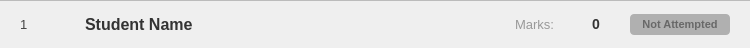
<?xml version="1.0" encoding="UTF-8"?>
<ui version="4.0">
 <class>student_marks_row</class>
 <widget class="QFrame" name="student_marks_row">
  <property name="geometry">
   <rect>
    <x>0</x>
    <y>0</y>
    <width>750</width>
    <height>48</height>
   </rect>
  </property>
  <property name="minimumSize">
   <size>
    <width>0</width>
    <height>48</height>
   </size>
  </property>
  <property name="maximumSize">
   <size>
    <width>16777215</width>
    <height>55</height>
   </size>
  </property>
  <property name="styleSheet">
   <string notr="true">#student_marks_row{
	border-top: 1px solid #bbb
}
   QLabel{
	background-color: transparent;
}</string>
  </property>
  <layout class="QHBoxLayout" name="horizontalLayout">
   <property name="spacing">
    <number>15</number>
   </property>
   <property name="leftMargin">
    <number>20</number>
   </property>
   <property name="topMargin">
    <number>5</number>
   </property>
   <property name="rightMargin">
    <number>20</number>
   </property>
   <property name="bottomMargin">
    <number>5</number>
   </property>
   <item>
    <widget class="QLabel" name="serial_no">
     <property name="minimumSize">
      <size>
       <width>50</width>
       <height>0</height>
      </size>
     </property>
     <property name="styleSheet">
      <string notr="true">color: #444; font-size: 13px;</string>
     </property>
     <property name="text">
      <string>1</string>
     </property>
     <property name="alignment">
      <set>Qt::AlignmentFlag::AlignLeading|Qt::AlignmentFlag::AlignLeft|Qt::AlignmentFlag::AlignVCenter</set>
     </property>
     <property name="fixedSize" stdset="0">
      <size>
       <width>50</width>
       <height>16777215</height>
      </size>
     </property>
    </widget>
   </item>
   <item>
    <widget class="QLabel" name="student_name">
     <property name="styleSheet">
      <string notr="true">font-weight: 600; font-size: 12pt; font-family: &quot;Segoe UI&quot;; color: #333;</string>
     </property>
     <property name="text">
      <string>Student Name</string>
     </property>
    </widget>
   </item>
   <item>
    <spacer name="horizontalSpacer">
     <property name="orientation">
      <enum>Qt::Orientation::Horizontal</enum>
     </property>
     <property name="sizeHint" stdset="0">
      <size>
       <width>40</width>
       <height>20</height>
      </size>
     </property>
    </spacer>
   </item>
   <item>
    <widget class="QLabel" name="label_marks">
     <property name="styleSheet">
      <string notr="true">color: #999; font-size: 13px; margin-right: 5px;</string>
     </property>
     <property name="text">
      <string>Marks:</string>
     </property>
    </widget>
   </item>
   <item>
    <widget class="QSpinBox" name="input_marks">
     <property name="styleSheet">
      <string notr="true">
       QSpinBox {
        border: none; 
        color: #333;
        border-radius: 4px; 
        padding: 0px; 
        background: transparent;
        font-size: 14px;
        font-weight: bold;
       }
       QSpinBox:focus, QSpinBox:hover {
        border: 1px solid #2ab79d;
        background: white;
       }
      </string>
     </property>
     <property name="alignment">
      <set>Qt::AlignmentFlag::AlignCenter</set>
     </property>
     <property name="buttonSymbols">
      <enum>QAbstractSpinBox::ButtonSymbols::NoButtons</enum>
     </property>
     <property name="maximum">
      <number>1000</number>
     </property>
     <property name="fixedSize" stdset="0">
      <size>
       <width>45</width>
       <height>25</height>
      </size>
     </property>
    </widget>
   </item>
   <item>
    <widget class="QPushButton" name="btn_status">
     <property name="enabled">
      <bool>true</bool>
     </property>
     <property name="sizePolicy">
      <sizepolicy hsizetype="Preferred" vsizetype="Fixed">
       <horstretch>0</horstretch>
       <verstretch>0</verstretch>
      </sizepolicy>
     </property>
     <property name="minimumSize">
      <size>
       <width>100</width>
       <height>0</height>
      </size>
     </property>
     <property name="cursor">
      <cursorShape>PointingHandCursor</cursorShape>
     </property>
     <property name="styleSheet">
      <string notr="true">       QPushButton {
        border: none;
        border-radius: 4px;
        padding: 4px 8px;
        font-weight: bold;
        font-size: 11px;
        background-color: rgb(176, 176, 176);
        color: rgb(104, 104, 104);
       }
      </string>
     </property>
     <property name="text">
      <string>Not Attempted</string>
     </property>
     <property name="fixedSize" stdset="0">
      <size>
       <width>110</width>
       <height>28</height>
      </size>
     </property>
    </widget>
   </item>
  </layout>
 </widget>
 <resources/>
 <connections/>
</ui>
